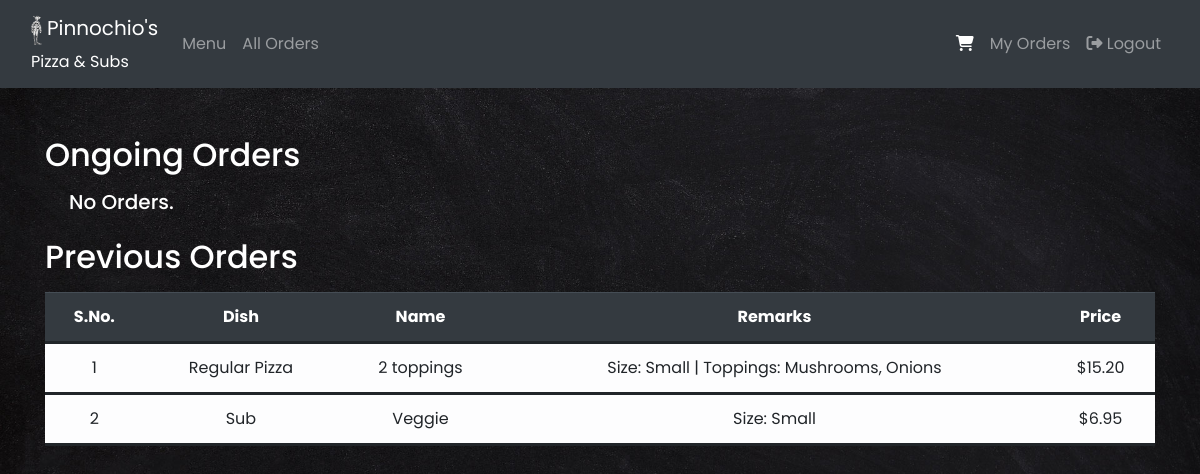
Page /myorders/ (signed in) on the earlier database version.
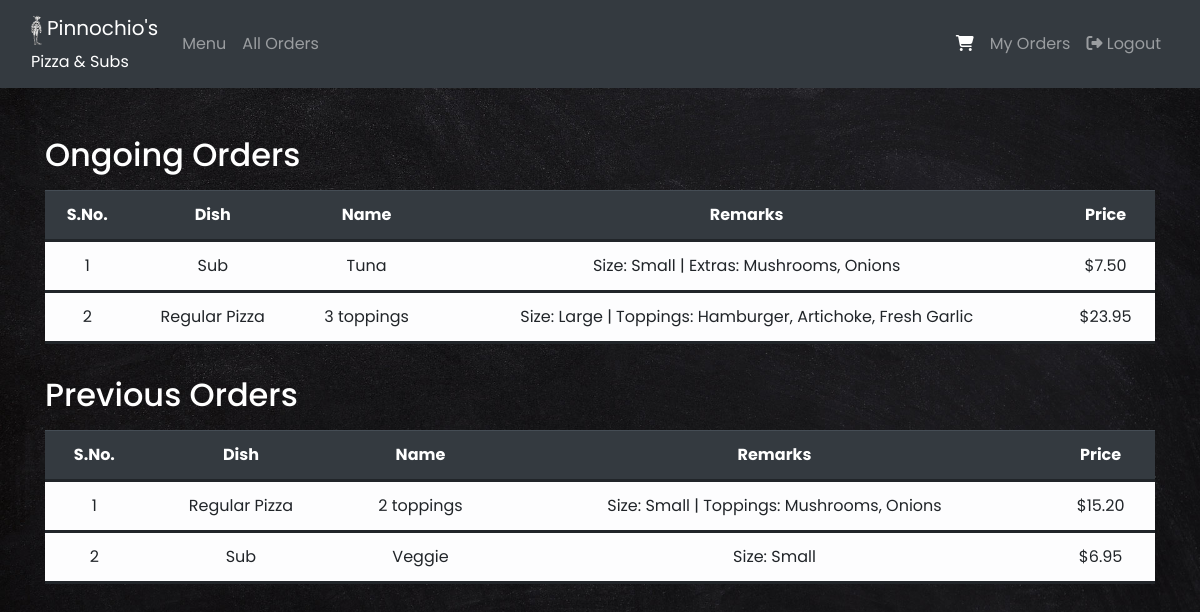
Same page on the later database version.
### orders/models.py (models this page shows, shortened)
class Orders(models.Model):
    username = models.CharField(max_length=32)
    dishtype = models.CharField(max_length=32)
    dishname = models.CharField(max_length=32)
    price = models.DecimalField(max_digits=5, decimal_places=2, help_text='Price in US dollars')
    remarks = models.TextField()
    status = models.CharField(max_length=32)

### orders/views.py (the view)
# urls.py: path("myorders/", views.myorders, name="myorders")
@login_required
def myorders(request):
    ongoing_orders = Orders.objects.filter(username = request.user.username).filter(status = 'Paid').order_by('id').reverse()
    previous_orders = Orders.objects.filter(username = request.user.username).filter(status = 'Delivered').order_by('id').reverse()
    context = {
        "ongoing_orders" : ongoing_orders,
        "previous_orders" : previous_orders,
    }
    return render(request, "orders/myorders.html", context)

### orders/templates/orders/myorders.html (shortened to what this page needs)
{% extends "orders/base.html" %}
{% block content %}
    <div class="container pt-5">
        <h2 class="text-white mb-3"> Ongoing Orders </h2>
        {% if ongoing_orders %}
        <table class="table table-hover table-light">
            <thead class="thead-dark">
                <tr>
                    <th>S.No.</th>
                    <th>Dish</th>
                    <th>Name</th>
                    <th>Remarks</th>
                    <th>Price</th>
                </tr>
            </thead>
            <tbody>
                {% for order in ongoing_orders %}
                <tr>
                    <td>{{ forloop.counter }}</td>
                    <td>{{ order.dishtype }}</td>
                    <td>{{ order.dishname }}</td>
                    <td>{{ order.remarks }}</td>
                    <td>${{ order.price }}</td>
                </tr>
                {% endfor %}
            </tbody>
        </table>
        {% else %}
        <h5 class="text-white ml-4"> No Orders. </h5>
        {% endif %}
        <h2 class="text-white pt-3 mb-3"> Previous Orders </h2>
        {% if previous_orders %}
        <table class="table table-hover table-light">
            <thead class="thead-dark">
                <tr>
                    <th>S.No.</th>
                    <th>Dish</th>
                    <th>Name</th>
                    <th>Remarks</th>
                    <th>Price</th>
                </tr>
            </thead>
            <tbody>
                {% for order in previous_orders %}
                <tr>
                    <td>{{ forloop.counter }}</td>
                    <td>{{ order.dishtype }}</td>
                    <td>{{ order.dishname }}</td>
                    <td>{{ order.remarks }}</td>
                    <td>${{ order.price }}</td>
                </tr>
                {% endfor %}
            </tbody>
        </table>
        {% else %}
        <h5 class="text-white ml-4"> No Orders. </h5>
        {% endif %}
    </div>
{% endblock %}

Differences in the rows shown:
added Orders: dishtype "Sub", dishname "Tuna", remarks "Size: Small | Extras: Mushrooms, Onions", price "7.50", shown under "Ongoing Orders"
added Orders: dishtype "Regular Pizza", dishname "3 toppings", remarks "Size: Large | Toppings: Hamburger, Artichoke, Fresh Garlic", price "23.95", shown under "Ongoing Orders"
Other differences:
text no longer shown: "No Orders."
text now shown: "S.No. Dish Name Remarks Price"
